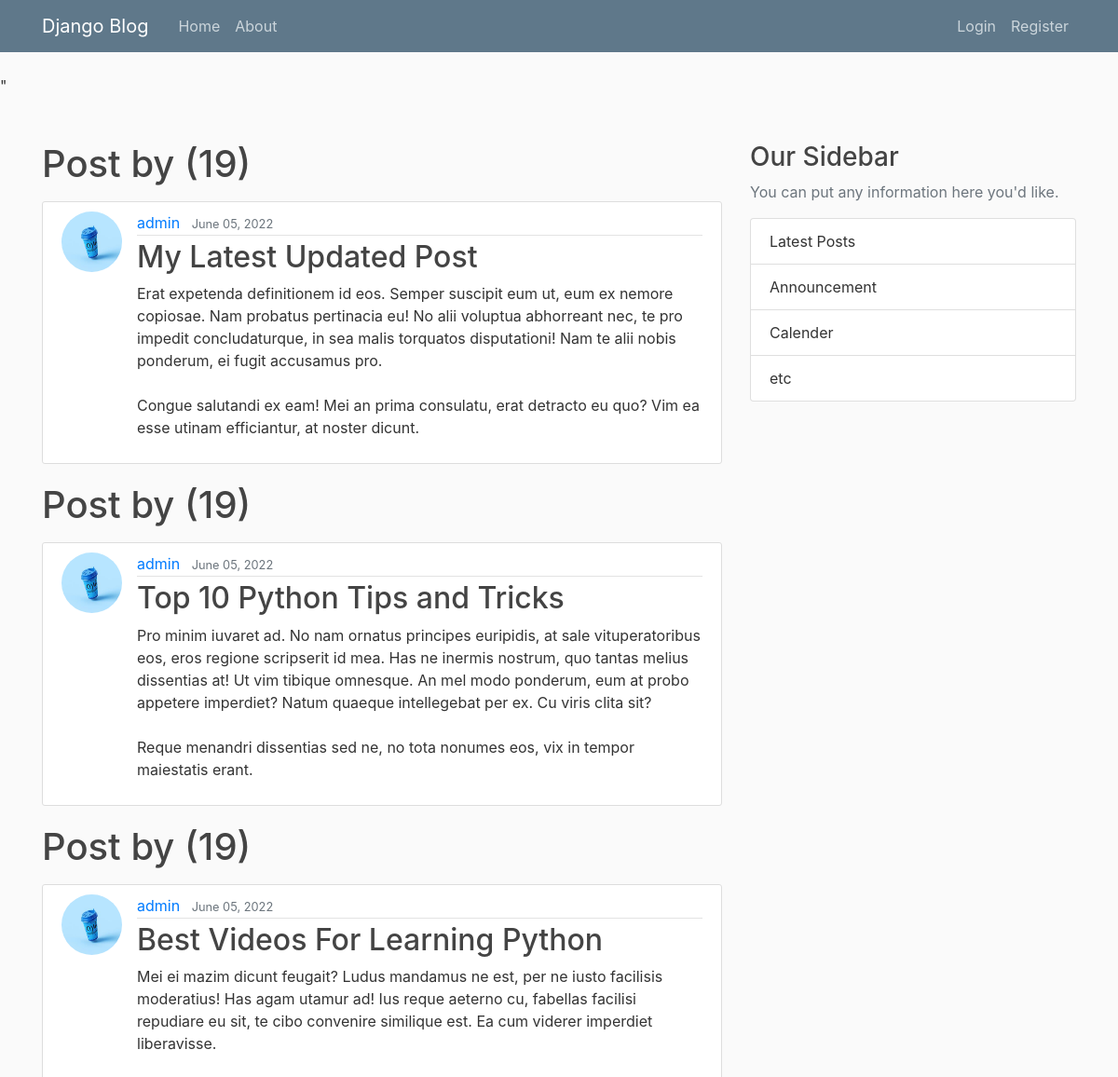
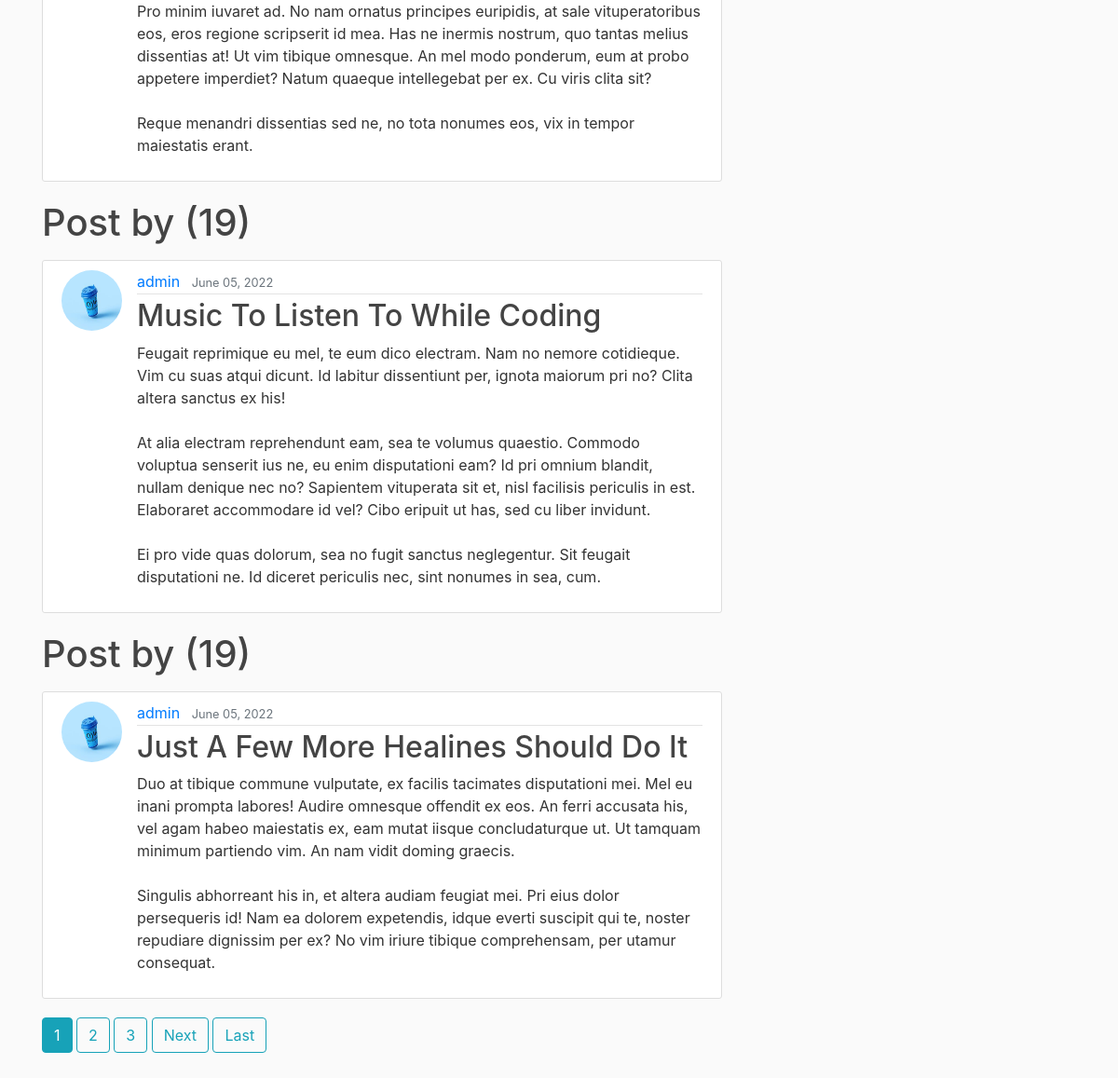
The page /blog/user/admin on the database its author committed (2 pictures, top to bottom).
### blog/models.py (models this page shows, shortened)
class Post(models.Model):
    title = models.CharField(max_length=100)
    content = models.TextField()
    date_posted = models.DateTimeField(default=timezone.now)
    author = models.ForeignKey(User, on_delete=models.CASCADE)

### users/models.py (models this page shows, shortened)
class Profile(models.Model):
    user = models.OneToOneField(User, on_delete=models.CASCADE)
    image = models.ImageField(default='default.jpg', upload_to='profile_pics')

### blog/views.py (the view)
# urls.py: path('user/<str:username>', UserPostListView.as_view() ,name='user-posts'),
class UserPostListView(ListView):
    model = Post
    template_name = 'blog/user_posts.html'
    context_object_name = 'posts'
    ordering = ['-date_posted']
    paginate_by = 5
    def get_queryset(self):
        user = get_object_or_404(User, username=self.kwargs.get('username'))
        return Post.objects.filter(author=user).order_by('-date_posted')

### blog/templates/blog/user_posts.html (shortened to what this page needs)
{% extends "blog/base.html" %}
{% block content %}
    {% for post in posts %}
        <h1 class="mb-3">Post by {{ view.kwarks.usernmae }} ({{ page_obj.paginator.count }})</h1>
        <article class="media content-section">
            <img class ="rounded-circle article-img " src="{{ post.author.profile.image.url }}" alt="{{ post.title }}" class="media-object pull-left">
              <div class="media-body">
                <div class="article-metadata">
                  <a class="mr-2" href="{% url 'user-posts' post.author.username %}">{{ post.author }}</a>
                  <small class="text-muted">{{ post.date_posted|date:"F d, Y" }}</small>
                </div>
                <h2><a class="article-title" href="{% url 'post-detail' post.id %}">{{ post.title }}</a></h2>
                <p class="article-content">{{ post.content }}</p>
              </div>
        </article>
    {% endfor %}
     {% if is_paginated %}
      {% for num in page_obj.paginator.page_range %}
        {% if page_obj.number == num %}
          <a class="btn btn-info mb-4" href="?page={{ num }}">{{ num }}</a>
        {% elif num > page_obj.number|add:'-3' and num < page_obj.number|add:'3' %}
          <a class="btn btn-outline-info mb-4" href="?page={{ num }}">{{ num }}</a>
        {% endif %}
      {% endfor %}
      {% if page_obj.has_next %}
        <a class="btn btn-outline-info mb-4" href="?page={{ page_obj.next_page_number }}">Next</a>
        <a class="btn btn-outline-info mb-4" href="?page={{ page_obj.paginator.num_pages }}">Last</a>
      {% endif %}
    {% endif %}
{% endblock content %}

### blog/static/blog/main.css (style rules this page uses)
body { background: #fafafa; color: #333333; margin-top: 5rem; }
h1, h2, h3, h4, h5, h6 { color: #444444; }
.content-section { background: #ffffff; padding: 10px 20px; border: 1px solid #dddddd; border-radius: 3px; margin-bottom: 20px; }
.article-title { color: #444444; }
.article-content { white-space: pre-line; }
.article-img { height: 65px; width: 65px; margin-right: 16px; }
.article-metadata { padding-bottom: 1px; margin-bottom: 4px; border-bottom: 1px solid #e3e3e3 }

### rows shown on the page
Post: paginator.count "19", author.profile.image (picture), author "admin", date_posted "June 05, 2022", title "My Latest Updated Post", content "Erat expetenda definitionem id eos. Semper suscipit eum ut, eum ex nemore copiosae. Nam probatus pertinacia eu! No alii voluptua abhorreant nec, te pro impedit concludaturque, in sea malis torquatos disputationi! Nam te alii nobis ponderum, ei fugit accusamus pro. Congue salutandi ex eam! Mei an prima consulatu, erat detracto eu quo? Vim ea esse utinam efficiantur, at noster dicunt."
Post: paginator.count "19", author.profile.image (picture), author "admin", date_posted "June 05, 2022", title "Top 10 Python Tips and Tricks", content "Pro minim iuvaret ad. No nam ornatus principes euripidis, at sale vituperatoribus eos, eros regione scripserit id mea. Has ne inermis nostrum, quo tantas melius dissentias at! Ut vim tibique omnesque. An mel modo ponderum, eum at probo appetere imperdiet? Natum quaeque intellegebat per ex. Cu viris clita sit? Reque menandri dissentias sed ne, no tota nonumes eos, vix in tempor maiestatis erant."
Post: paginator.count "19", author.profile.image (picture), author "admin", date_posted "June 05, 2022", title "Best Videos For Learning Python", content "Mei ei mazim dicunt feugait? Ludus mandamus ne est, per ne iusto facilisis moderatius! Has agam utamur ad! Ius reque aeterno cu, fabellas facilisi repudiare eu sit, te cibo convenire similique est. Ea cum viderer imperdiet liberavisse. Pro minim iuvaret ad. No nam ornatus principes euripidis, at sale vituperatoribus eos, eros regione scripserit id mea. Has ne inermis nostrum, quo tantas melius dissentias at! Ut vim tibique omnesque. An mel modo ponderum, eum at probo appetere imperdiet? Natum quaeque intellegebat per ex. Cu viris clita sit? Reque menandri dissentias sed ne, no tota nonumes eos, vix in tempor maiestatis erant."
Post: paginator.count "19", author.profile.image (picture), author "admin", date_posted "June 05, 2022", title "Music To Listen To While Coding", content "Feugait reprimique eu mel, te eum dico electram. Nam no nemore cotidieque. Vim cu suas atqui dicunt. Id labitur dissentiunt per, ignota maiorum pri no? Clita altera sanctus ex his! At alia electram reprehendunt eam, sea te volumus quaestio. Commodo voluptua senserit ius ne, eu enim disputationi eam? Id pri omnium blandit, nullam denique nec no? Sapientem vituperata sit et, nisl facilisis periculis in est. Elaboraret accommodare id vel? Cibo eripuit ut has, sed cu liber invidunt. Ei pro vide quas dolorum, sea no fugit sanctus neglegentur. Sit feugait disputationi ne. Id diceret periculis nec, sint nonumes in sea, cum."
Post: paginator.count "19", author.profile.image (picture), author "admin", date_posted "June 05, 2022", title "Just A Few More Healines Should Do It", content "Duo at tibique commune vulputate, ex facilis tacimates disputationi mei. Mel eu inani prompta labores! Audire omnesque offendit ex eos. An ferri accusata his, vel agam habeo maiestatis ex, eam mutat iisque concludaturque ut. Ut tamquam minimum partiendo vim. An nam vidit doming graecis. Singulis abhorreant his in, et altera audiam feugiat mei. Pri eius dolor persequeris id! Nam ea dolorem expetendis, idque everti suscipit qui te, noster repudiare dignissim per ex? No vim iriure tibique comprehensam, per utamur consequat."

### other values the page prints
{{ num }} "1"
{{ num }} "2" "3"
